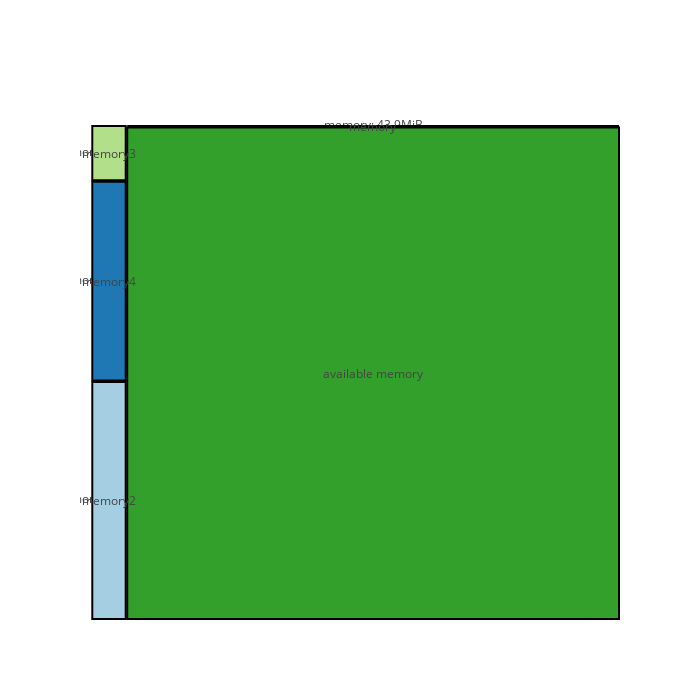

Notebook source saved alongside this figure:
### Code cell
import pandas as pd
import numpy as np
import os
import sys
from psutil import virtual_memory
import squarify
def sizeof_fmt(num, suffix='B'):
    for unit in ['','Ki','Mi','Gi','Ti','Pi','Ei','Zi']:
        if abs(num) < 1024.0:
            return "%3.1f%s%s" % (num, unit, suffix)
        num /= 1024.0
    return "%.1f%s%s" % (num, 'Yi', suffix)

def get_mem_size(raw = True, scope = locals(), threshold = 1024*4):
    virtual_mem = virtual_memory().total
    variables = scope.items()
    mem = sorted(((name, sys.getsizeof(value)) for name,value in variables),
                    key= lambda x: -x[1])
    mem = [(x[0], x[1], sizeof_fmt(x[1])) for x in mem if x[1] > threshold ]
    for x in mem:
        virtual_mem -= x[1]
    for i, x in enumerate(mem):
        if virtual_mem > x[1]:
            mem.insert(i-1, ("available memory", virtual_mem, sizeof_fmt(virtual_mem)))
            break
        else:
            continue
    return mem
mem = get_mem_size(raw = False)
mem_values = [x[1] for x in mem] 
# these values define the coordinate system for the returned rectangles
# the values will range from x to x + width and y to y + height
x = 0.
y = 0.
width = 700.
height = 700
values = squarify.normalize_sizes(mem_values, width, height)

# returns a list of rectangles
rects = squarify.squarify(values, x, y, width, height)

# padded rectangles will probably visualize better for certain cases
padded_rects = squarify.padded_squarify(values, x, y, width, height)

import plotly.plotly as py
import plotly.graph_objs as go
from plotly.offline import init_notebook_mode, plot, iplot
import squarify
init_notebook_mode(connected=True)

# Choose colors from http://colorbrewer2.org/ under "Export"
color_brewer = ['rgb(166,206,227)','rgb(31,120,180)','rgb(178,223,138)',
                'rgb(51,160,44)','rgb(251,154,153)','rgb(227,26,28)']
shapes = []
annotations = []
counter = 0

for r in padded_rects:
    shapes.append( 
        dict(
            type = 'rect', 
            x0 = r['x'], 
            y0 = r['y'], 
            x1 = r['x']+r['dx'], 
            y1 = r['y']+r['dy'],
            line = dict( width = 2 ),
            fillcolor = color_brewer[counter]
        ) 
    )
    annotations.append(
        dict(
            x = r['x']+(r['dx']/2),
            y = r['y']+(r['dy']/2),
            text = mem[counter][0],
            showarrow = False
        )
    )
    counter = counter + 1
    if counter >= len(color_brewer):
        counter = 0

# For hover text
trace0 = go.Scatter(
    x = [ r['x']+(r['dx']/2) for r in rects ], 
    y = [ r['y']+(r['dy']/2) for r in rects ],
    text = [ str(v[0]) + ": " + str(v[2]) for v in mem], 
    mode = 'text',
    hoverinfo = 'text'
)
        
layout = dict(
    height=700, 
    width=700,
    xaxis=dict(showgrid=False,zeroline=False, ticks='',
        showticklabels=False),
    yaxis=dict(showgrid=False,zeroline=False, ticks='',
        showticklabels=False),
    shapes=shapes,
    annotations=annotations,
    hovermode='closest'
)
# With hovertext
figure = dict(data=[trace0], layout=layout)

# Without hovertext
# figure = dict(data=[Scatter()], layout=layout)

iplot(figure)

### Figure 1 — Plotly figure (JSON) as saved in the notebook; plotly's stock layout.template omitted (floating-point values rounded to 4 significant figures)
{"data": [{"hoverinfo": "text", "mode": "text", "text": ["memory2: 522.6MiB", "memory4: 439.0MiB", "memory3: 122.1MiB", "available memory: 14.9GiB", "memory: 43.9MiB"], "type": "scatter", "x": [23.15, 23.15, 23.15, 373.1, 373.1], "y": [168.8, 479.4, 660.6, 349.0, 699.0]}], "layout": {"annotations": [{"showarrow": false, "text": "memory2", "x": 23.15, "y": 168.8}, {"showarrow": false, "text": "memory4", "x": 23.15, "y": 479.4}, {"showarrow": false, "text": "memory3", "x": 23.15, "y": 660.6}, {"showarrow": false, "text": "available memory", "x": 373.1, "y": 349.0}, {"showarrow": false, "text": "memory", "x": 373.1, "y": 699.0}], "height": 700, "hovermode": "closest", "shapes": [{"fillcolor": "rgb(166,206,227)", "line": {"width": 2}, "type": "rect", "x0": 1, "x1": 45.3, "y0": 1, "y1": 336.6}, {"fillcolor": "rgb(31,120,180)", "line": {"width": 2}, "type": "rect", "x0": 1, "x1": 45.3, "y0": 338.6, "y1": 620.1}, {"fillcolor": "rgb(178,223,138)", "line": {"width": 2}, "type": "rect", "x0": 1, "x1": 45.3, "y0": 622.1, "y1": 699}, {"fillcolor": "rgb(51,160,44)", "line": {"width": 2}, "type": "rect", "x0": 47.3, "x1": 699, "y0": 1, "y1": 697.0}, {"fillcolor": "rgb(251,154,153)", "line": {"width": 2}, "type": "rect", "x0": 47.3, "x1": 699.0, "y0": 699.0, "y1": 699}], "width": 700, "xaxis": {"showgrid": false, "showticklabels": false, "ticks": "", "zeroline": false}, "yaxis": {"showgrid": false, "showticklabels": false, "ticks": "", "zeroline": false}}}
